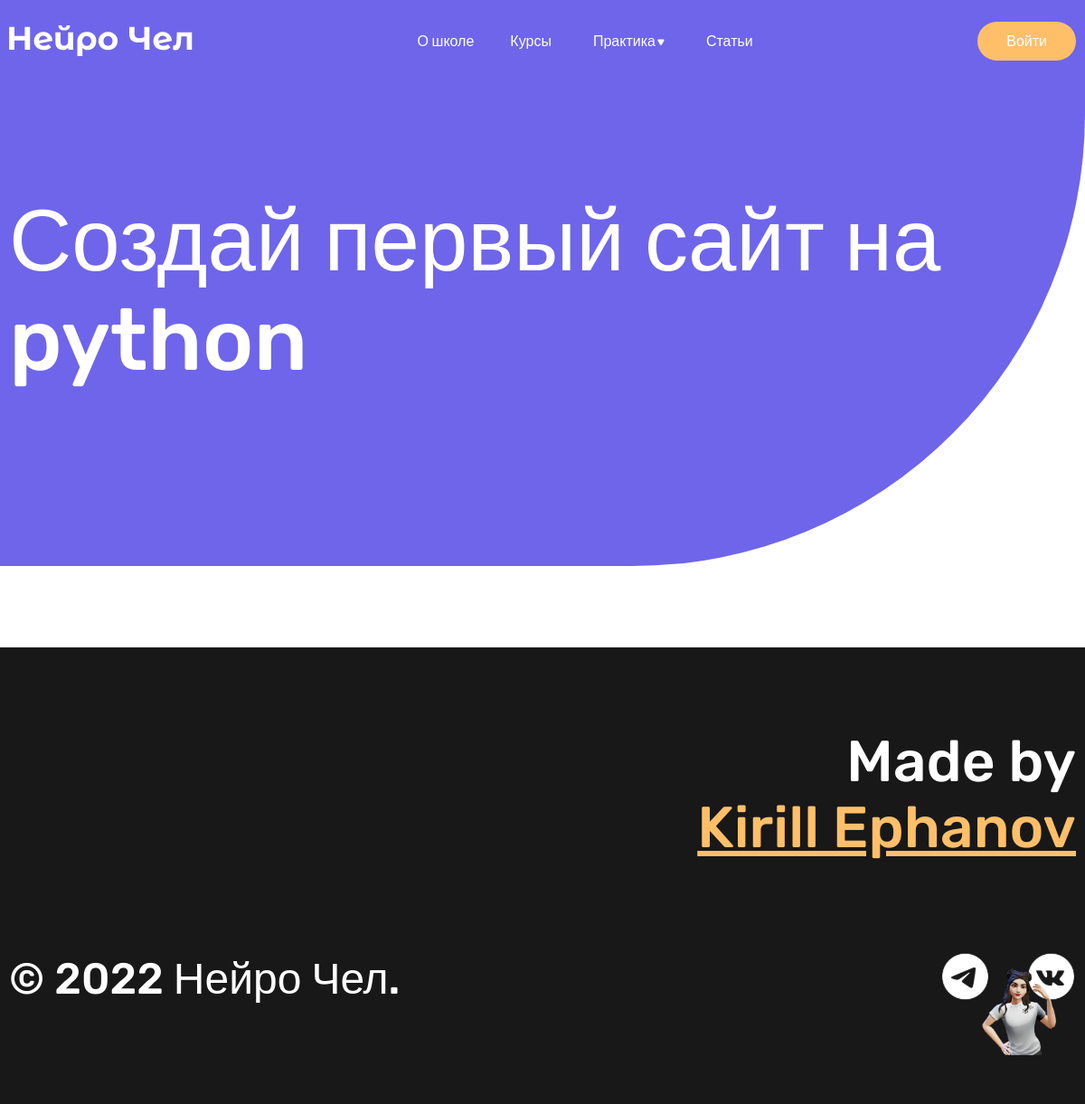
The app's page /course/5/, older data.
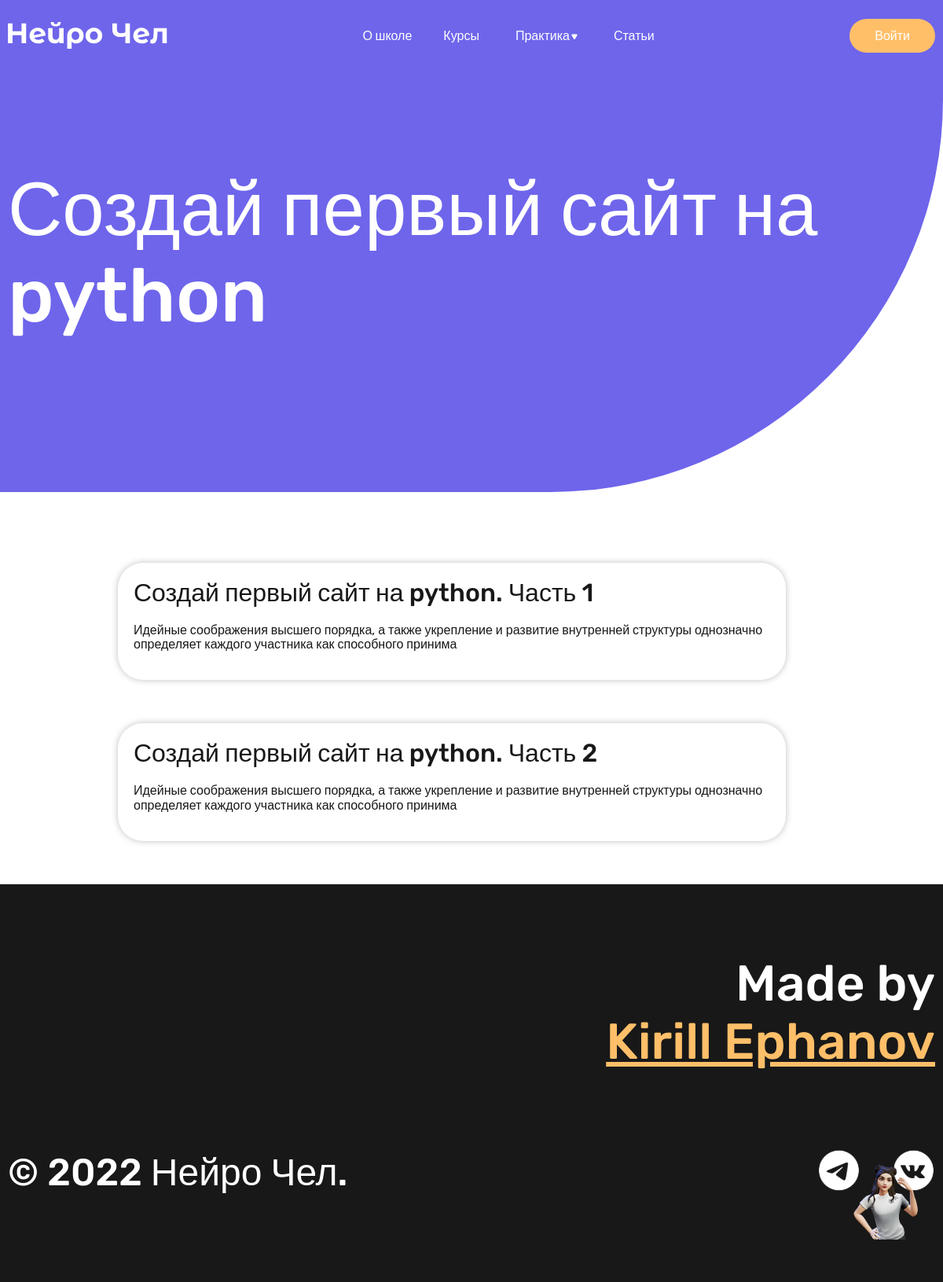
The same page, newer data.
### blablycode_app/models.py (models this page shows, shortened)
class Course(models.Model):
    сourse_title = models.CharField(max_length=150, verbose_name='Название курса')
    course_icon = models.ImageField(upload_to='photos/%Y/%m/%d/', verbose_name='Иконка курса', blank=True)
    course_description = models.TextField(max_length=250, verbose_name='Описание курса')
    course_category = models.ForeignKey('Category', on_delete=models.PROTECT, null=True, verbose_name='Категория')
    course_created_at = models.DateTimeField(auto_now_add=True, verbose_name='Дата создания')
    course_age = models.ForeignKey('Age', on_delete=models.PROTECT, null=True, verbose_name='Возраст')
    class Meta:
        verbose_name = 'Курс'
        verbose_name_plural = 'Курсы'
        ordering = ['-course_created_at']

class Lesson(models.Model):
    lesson_title = models.CharField(max_length=150, verbose_name='Название урока')
    lesson_сourse = models.ForeignKey('Course', on_delete=models.PROTECT, null=True, verbose_name='Курс')
    lesson_video = models.CharField(max_length=150, verbose_name='Видео') # Ссылка на видео
    lesson_description = models.TextField(max_length=150, verbose_name='Описание урока')
    lesson_exercise = models.TextField(max_length=500, verbose_name='Задание урока')
    lesson_homework = models.TextField(max_length=500, verbose_name='Домашнее задание')
    lesson_code_editor = models.CharField(max_length=150, verbose_name='Редактор кода')
    lesson_created_at = models.DateTimeField(auto_now_add=True, verbose_name='Дата создания')
    class Meta:
        verbose_name = 'Видеоурок'
        verbose_name_plural = 'Видеоуроки'
        ordering = ['lesson_created_at']

### blablycode_app/views.py (the view)
# urls.py: path('course/<int:course_id>/', open_course_page, name='open_course'),
def open_course_page(request, course_id):
    courses = Course.objects.all()
    course = Course.objects.get(pk=course_id)
    lessons = Lesson.objects.filter(lesson_сourse_id=course_id)
    context = {'courses': courses, 'course': course, 'lessons': lessons}
    return render(request=request, template_name='blablycode_app/open_course.html', context=context)

### blablycode_app/templates/blablycode_app/open_course.html
{% extends 'base.html' %}
{% block content %}
    <article>
        <div class="course-bunner">
            <div class="wrapper">
                <h1 class="course-bunner__title">
                    {{ course.сourse_title }}
                </h1>
            </div>
        </div>
    </article>
    <section>
        <div class="course-catalog-wrapper">
            <div class="course-catalog">
                {% for item in lessons %}
                <a href="{% url 'lesson' item.pk %}" class="card-link">
                    <div class="course-card course-card__open-course">
                        <div class="course-card-container">
                            <div class="course-card__content">
                                <p class="course-card__title">
                                    {{ item.lesson_title }}
                                </p>
                                <p class="course-card__description">
                                    {{ item.lesson_description|truncatechars:180 }}
                                </p>
                            </div>
                        </div>
                    </div>
                </a>
                {% endfor %}
            </div>
        </div>
    </section>
{% endblock %}

### templates/base.html (shortened to what this page needs)
<!DOCTYPE html>
{% load static %}
<html lang="en">
<head>
    <link rel="stylesheet" href="{% static 'styles/normalize.css' %}">
    <link rel="stylesheet" href="{% static 'styles/style.css' %}">
</head>
<body>
    <div class="janna-bot">
        <a href="#" class="janna-bot__link"><img src="{% static 'images/janna-logo.png' %}" class="janna-bot__img"></a>
    </div>
    <header>
        <div class="header">
            <div class="wrapper">
                <nav>
                    <div class="nav">
                        <div class="nav__logo">
                            <a href="{% url 'home' %}" class="nav__logo__link">
                                <img src="{% static 'images/logo.svg' %}" alt="Нейро Чел" class="nav__logo__link-img">
                            </a>
                        </div>
                        <div class="nav__menu">
                            <ul class="nav__menu__links">
                                <li class="nav__menu__links__item">
                                    <a href="{% url 'home' %}" class="nav__menu__link">О школе</a>
                                </li>
                                <li class="nav__menu__links__item">
                                    <a href="{% url 'courses' %}" class="nav__menu__link">Курсы</a>
                                </li>
                                <li class="nav__menu__links__item">
                                    <div class="dropdown">
                                        <button class="dropbtn">Практика
                                            <img src="{% static 'images/arrow_down.svg' %}">
                                        </button>
                                      </div>
                                </li>
                                <li class="nav__menu__links__item">
                                    <a href="articles.html" class="nav__menu__link">Статьи</a>
                                </li>
                            </ul>
                        </div>
                        <div class="nav__user">
                            {% if request.user.is_authenticated %}
                            <a href="{% url 'logout' %}" class="nav__user__profile">Выйти</a>
                            {% else %}
                            <a href="{% url 'login' %}" class="nav__user__login-btn">Войти</a>
                            {% endif %}
                        </div>
                    </div>
                </nav>
            </div>
        </div>
    </header>
    {% block content %}{% endblock %}
    <footer>
        <div class="footer">
            <div class="wrapper">
                <p class="watermark">
                    Made by<br><span><a href="https://github.com/kirephanov" target="_blank" class="watermark__link">Kirill Ephanov</a></span>
                </p>
                <div class="footer__content">
                    <p class="footer__content__description">
                        &#169 2022 Нейро Чел.
                    </p>
                    <div class="footer__content__socials">
                        <a href="#" class="footer__content__socials__link"><img src="{% static 'images/Socials/Telegram.svg' %}" alt="Telegram" class="footer__content__socials__img"></a>
                        <a href="#" class="footer__content__socials__link"><img src="{% static 'images/Socials/VK.svg' %}" alt="VK" class="footer__content__socials__img"></a>
                    </div>
                </div>
            </div>
        </div>
    </footer>
</body>
</html>

### blablycode/static/styles/style.css (style rules this page uses)
:root { --dark: #181818; --blue: #6E65EB; --orange: #FFBF69; --grey: #97A8C1; }
html { background-color: var(--dark); }
body { font-family: 'Rubik', sans-serif; color: var(--dark); background-color: #fff; }
.wrapper { max-width: 1180px; padding-right: 5px; padding-left: 5px; margin: 0 auto; }
.janna-bot { position: fixed; right: 20px; bottom: 50px; z-index: 1; }
.janna-bot__img { width: 100px; border-radius: 16px; box-shadow: none; transition: .3s ease box-shadow; }
.header { background-color: var(--blue); padding-top: 20px; padding-bottom: 20px; }
.nav { display: flex; justify-content: space-between; align-items: center; }
.nav__menu__links { display: flex; align-items: center; }
.nav__menu__links__item { list-style-type: none; margin-right: 40px; }
.nav__menu__link { color: #fff; text-decoration: none; font-size: 16px; font-weight: 500; }
.nav__user__login-btn { color: #fff; text-decoration: none; font-size: 16px; font-weight: 500; padding: 12px 32px; background-color: var(--orange); border-radius: 100px; }
.dropdown { float: left; overflow: hidden; }
.dropdown .dropbtn { font-size: 16px; font-weight: 500; border: none; outline: none; color: white; background-color: inherit; font-family: inherit; margin: 0; display: flex; align-items: center; gap: 2px; }
.footer { background-color: var(--dark); color: #fff; padding-top: 90px; padding-bottom: 100px; }
.watermark { font-size: 64px; font-weight: 500; text-align: end; margin-top: 0; margin-bottom: 90px; }
.watermark__link { color: var(--orange); }
.footer__content { display: flex; justify-content: space-between; align-items: center; }
.footer__content__description { font-size: 48px; font-weight: 500; margin: 0; }
.footer__content__socials { display: flex; align-items: center; gap: 40px; }
.course-catalog-wrapper { max-width: 900px; padding-right: 5px; padding-left: 5px; margin: 0 auto; }
.card-link { color: var(--dark); text-decoration: none; }
.course-card { border-radius: 32px; padding: 20px; box-shadow: 0px 0px 8px rgba(0, 0, 0, 0.25); max-width: 850px; box-sizing: border-box; margin-bottom: 55px; }
.course-card-container { display: flex; align-items: center; }
.course-card__title { font-size: 32px; font-weight: 500; margin: 0; }
.course-card__description { font-size: 16px; margin-top: 20px; }
.course-bunner { background-color: var(--blue); padding-top: 55px; padding-bottom: 130px; border-radius: 0px 0px 500px 0px; margin-top: -1px; margin-bottom: 90px; }
.course-bunner__title { color: #fff; font-size: 96px; font-weight: 500; }

Row changes from the older to the newer data that the page shows:
added Lesson: lesson_title "Создай первый сайт на python. Часть 1", lesson_description "Идейные соображения высшего порядка, а также укрепление и развитие внутренней структуры однозначно определяет каждого участника как способного принима"
added Lesson: lesson_title "Создай первый сайт на python. Часть 2", lesson_description "Идейные соображения высшего порядка, а также укрепление и развитие внутренней структуры однозначно определяет каждого участника как способного принима"
